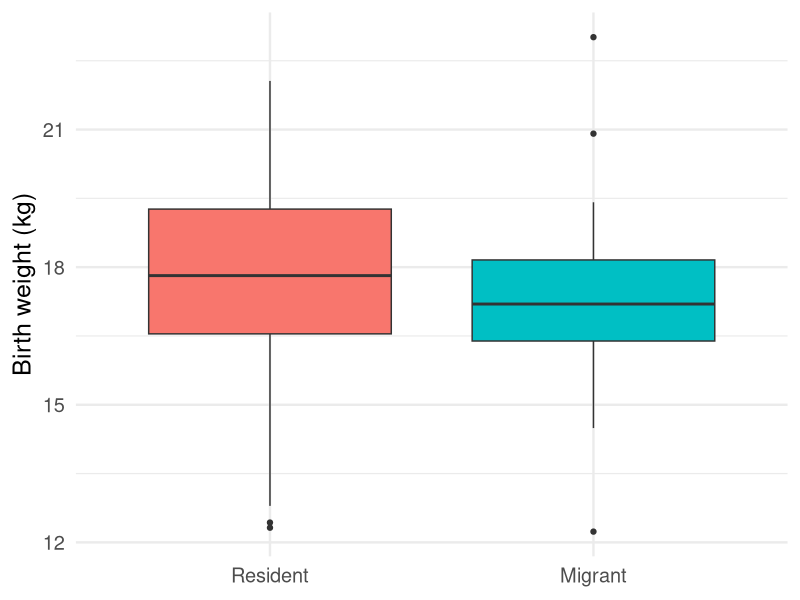
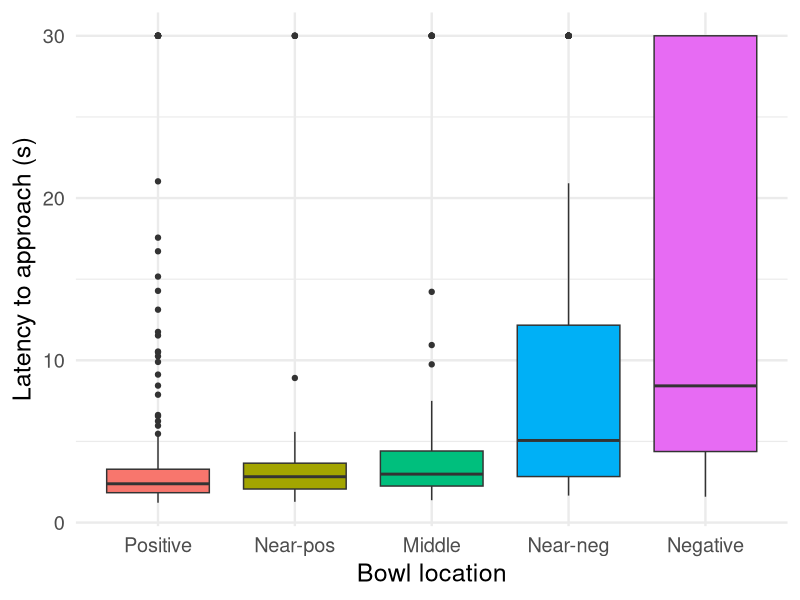
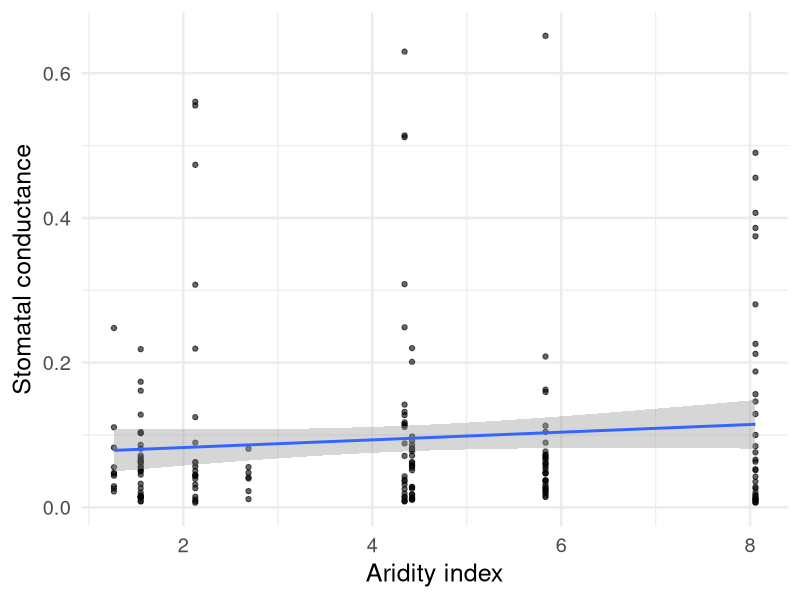
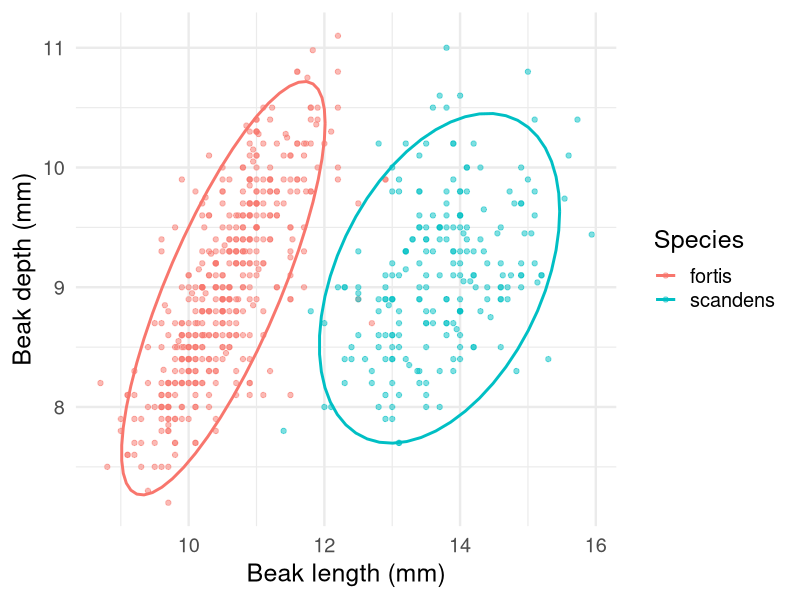

The R source for these figures, in order:
## ---- chunk 1
#| label: setup-journey
#| include: false
library(ggplot2)
## ---- chunk 2
#| label: elk-birthweight
#| code-fold: true
#| warning: false
#| message: false
elk <- read.csv("data/elk_calf_clean.csv")
elk$mig_status <- factor(elk$mig_status,
  levels = c("Resident", "Eastern"),
  labels = c("Resident", "Migrant")
)

ggplot(elk, aes(x = mig_status, y = birth_wt, fill = mig_status)) +
  geom_boxplot(show.legend = FALSE) +
  labs(x = NULL, y = "Birth weight (kg)") +
  theme_minimal(base_size = 18)
## ---- chunk 3
#| label: dog-odour
#| code-fold: true
#| warning: false
#| message: false
dogs <- read.csv("data/dog_odour_clean.csv")
dogs$location <- factor(dogs$location,
  levels = c("P", "NP", "M", "NN", "N"),
  labels = c("Positive", "Near-pos", "Middle", "Near-neg", "Negative")
)

ggplot(dogs, aes(x = location, y = latency, fill = location)) +
  geom_boxplot(show.legend = FALSE) +
  labs(x = "Bowl location", y = "Latency to approach (s)") +
  theme_minimal(base_size = 18)
## ---- chunk 4
#| label: plant-aridity
#| code-fold: true
#| warning: false
#| message: false
plants <- read.csv("data/regression_plant-aridity_clean.csv")

ggplot(plants, aes(x = aridity, y = stomatal_conductance)) +
  geom_point(alpha = 0.6) +
  geom_smooth(method = "lm") +
  labs(x = "Aridity index", y = "Stomatal conductance") +
  theme_minimal(base_size = 18)
## ---- chunk 5
#| label: darwin-finches
#| code-fold: true
#| warning: false
#| message: false
finches <- read.csv("data/darwin_finches_clean.csv")

ggplot(finches, aes(x = beak_length, y = beak_depth, colour = species)) +
  geom_point(alpha = 0.5) +
  stat_ellipse(linewidth = 1) +
  labs(x = "Beak length (mm)", y = "Beak depth (mm)", colour = "Species") +
  theme_minimal(base_size = 18)
